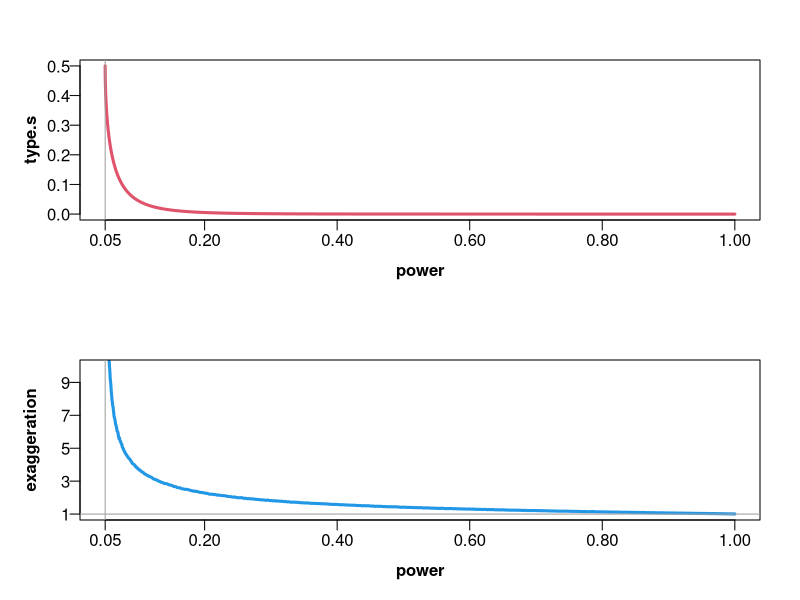

The R source for this figure:
 type.s.mfun = function(n1, n2 = NA, d.min = 0, d.max = 1.4, alpha = .05){
  
    type.s.m = function(n1, n2, d, alpha){
     
           N = ifelse(is.na(n2), n1, (n1 * n2)/(n1 + n2))
          df = ifelse(is.na(n2), n1 - 1, (n1 + n2) - 2)
        d.SE = 1/sqrt(N) ; ncp = d*sqrt(N)
          CI = qt(c(alpha/2, 1-(alpha/2)), df)*d.SE
    
 type.s.area = pt(ifelse(d > 0, CI[1]/d.SE, CI[2]/d.SE), df, ncp, lower.tail = ifelse(d > 0, TRUE, FALSE))
       power = type.s.area + pt(ifelse(d > 0, CI[2]/d.SE, CI[1]/d.SE), df, ncp, lower.tail = ifelse(d > 0, FALSE, TRUE))
      type.s = type.s.area / power
    random.d = rt(1e4, df, ncp)*d.SE
         sig = if(d > 0) abs(random.d) > CI[2] else -abs(random.d) < CI[1]
exaggeration = if(d > 0) mean(abs(random.d)[sig])/ d else mean(-abs(random.d)[sig])/ d
    
    list(exaggeration = exaggeration, type.s = type.s, power = power)
  }
  
  par(mfrow = c(2, 1), mgp = c(2, .5, 0), mar = c(4, 4, 3, 2), las = 1)  
  
       d_range = seq(d.min, d.max, l = 1e3)
             n = length(d_range)
         power = numeric(n)
        type.s = numeric(n)
  exaggeration = numeric(n)
  
  for(i in 1L:n){
              a = type.s.m(d = d_range[i], n1 = n1, n2 = n2, alpha = alpha)
       power[i] = a$power
      type.s[i] = a$type.s
exaggeration[i] = a$exaggeration
  }
  
  plot(power, type.s, ty = "l", xaxt = "n", lwd = 3, font.lab = 2, col = 2)
  axis(1, at = c(alpha, seq(.2, 1, by = .2)))
  abline(v = alpha, col = 8)
  plot(power, exaggeration, ty = "l", ylim = c(1, 10), xaxt = "n", yaxt = "n", lwd = 3, font.lab = 2, col = 4)
  axis(1, at = c(alpha, seq(.2, 1, by = .2)))
  axis(2, at = seq(1, 10, by = 2))
  abline(h = 1, v = alpha, col = 8)
}
# Example of use:
type.s.mfun(n1 = 50, n2 = 50, alpha = .05)
